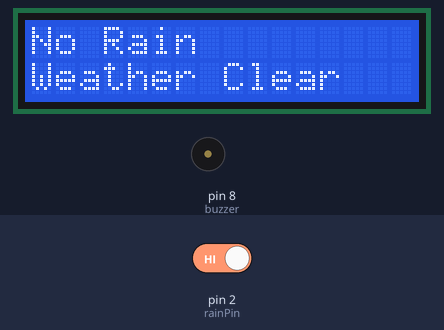
A sketch run on a simulated Arduino Uno, built with avr-gcc and run on an emulated ATmega328P. Shown: 16×2 character LCD, buzzer (waves = sounding, pin HIGH). Inputs (shaded band) come from the test bench; at power-on: pin 2 (rainPin) HIGH.

Above: at 3.2 s.
3.3 s: pin 2 (rainPin) driven LOW
At 4.6 s:
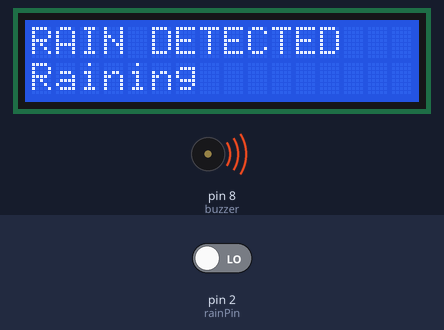
5.1 s: pin 2 (rainPin) driven HIGH
At 5.9 s:
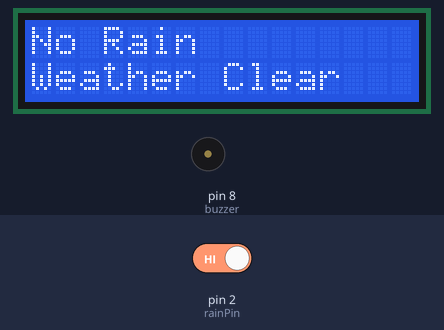
Timing chart, 0 to 8.1 s (numbered marks = the images above; inputs shaded):
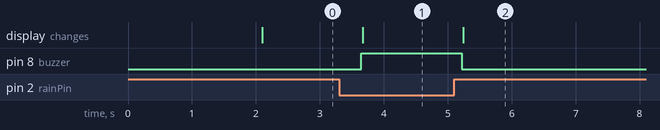

The sketch:

RAINDETECTOR.ino
```cpp
#include <Wire.h>
#include <LiquidCrystal_I2C.h>

LiquidCrystal_I2C lcd(0x27, 16, 2);

int rainPin = 2;
int buzzer = 8;

void setup() {
  pinMode(rainPin, INPUT);
  pinMode(buzzer, OUTPUT);

  lcd.init();
  lcd.backlight();

  lcd.setCursor(0,0);
  lcd.print("Rain Detector");
  delay(2000);
  lcd.clear();
}

void loop() {

  int rain = digitalRead(rainPin);

  if (rain == LOW) {

    digitalWrite(buzzer, HIGH);

    lcd.clear();
    lcd.setCursor(0,0);
    lcd.print("RAIN DETECTED");
    lcd.setCursor(0,1);
    lcd.print("Raining");

  }
  else {

    digitalWrite(buzzer, LOW);

    lcd.clear();
    lcd.setCursor(0,0);
    lcd.print("No Rain");
    lcd.setCursor(0,1);
    lcd.print("Weather Clear");
  }

  delay(500);
}
```

Measured:
- after the input at 3.3 s, pin 8 (buzzer): LOW → HIGH after 0.35 s; the display: changes after 0.37 s (image 1)
- after the input at 5.1 s, pin 8 (buzzer): HIGH → LOW after 0.12 s; the display: changes after 0.14 s (image 2)
